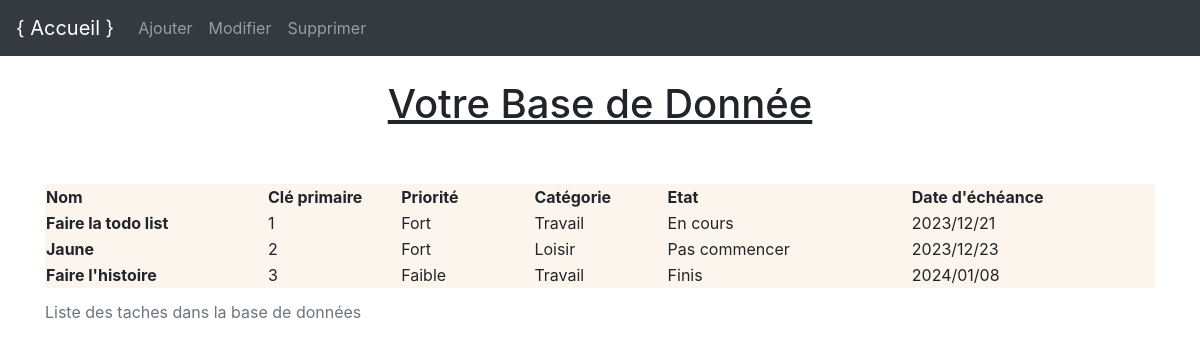
Before: / with the older database file.
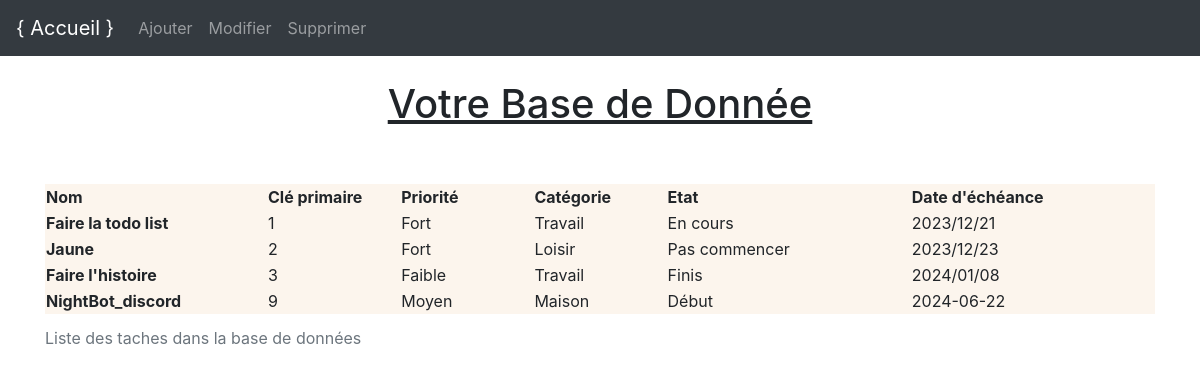
After: the same page with the newer database file.
### tables this page shows
CREATE TABLE "Task" (
	"id_task"	INTEGER NOT NULL UNIQUE,
	"name"	TEXT CHECK(length("name") <= 50),
	"priority"	TEXT,
	"categorie"	TEXT,
	"etat"	TEXT,
	"date_echeance"	TEXT,
	PRIMARY KEY("id_task" AUTOINCREMENT)
);

### main.py (the view)
@app.route("/")
def tester_bdd():
    Task = bdd.recuperer_task()
    print(Task)
    return render_template(
        "accueil.html",
        Task=Task
    )

### bdd.py (called while the page is built)
    def recuperer_task(self):
        connexion = sqlite3.connect(self.chemin_bdd)
        curseur = connexion.cursor()
        requete_sql = """
            SELECT *
            FROM Task;"""
        resultat = curseur.execute(requete_sql)
        task = resultat.fetchall()
        connexion.close()
        return task

### templates/accueil.html (shortened to what this page needs)
{% extends "base.html" %}
{% block contenu %}
<!DOCTYPE html>
<html lang="fr">
<head>
    <link rel="stylesheet" href="{{ url_for('static', filename='style.css') }}" />
</head>
<body>
    <h1>Votre Base de Donnée </h1>
    <br>
    <br>
    <table>
        <caption>
            Liste des taches dans la base de données
        </caption>
        <thead>
            <tr>
                <th scope="col">Nom</th>
                <th scope="col">Clé primaire</th>
                <th scope="col">Priorité</th>
                <th scope="col">Catégorie</th>
                <th scope="col">Etat</th>
                <th scope="col">Date d'échéance</th>
            </tr>
        </thead>
        <tbody>
            {% for task in Task %}
            <tr>
                <th scope="row">{{ task[1] }}</th>
                <td>{{ task[0] }}</td>
                <td>{{ task[2] }}</td>
                <td>{{ task[3] }}</td>
                <td>{{ task[4] }}</td>
                <td>{{ task[5] }}</td>
            </tr>
            {% endfor %}
        </tbody>
      </table>
</body>
</html>
{% endblock %}

Changed rows visible on the page:
added Task: name "NightBot_discord", id_task "9", priority "Moyen", categorie "Maison", etat "Début", date_echeance "2024-06-22"
